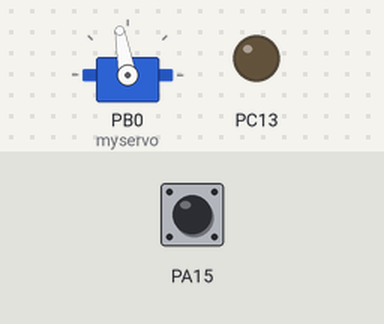
This sketch was run on a simulated STM32 Blue Pill. On the bench: servo, output pins drawn as LEDs (lit = HIGH). Inputs (shaded band) come from the test bench; at power-on: PA15 HIGH.

Above: at 1.2 s.
1.3 s: PA15 pulled LOW for 0.15 s
At 1.4 s:
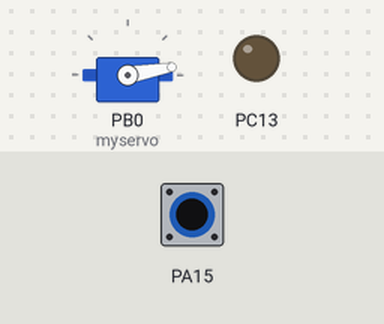
3.0 s: PA15 pulled LOW for 3.2 s
At 6.8 s:
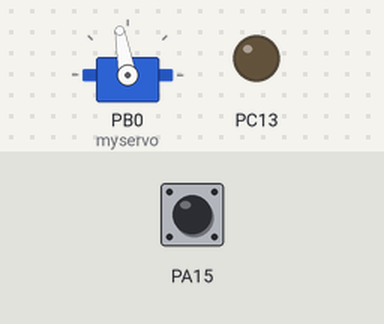
Timing chart, 0 to 8.3 s (numbered marks = the images above; inputs shaded):
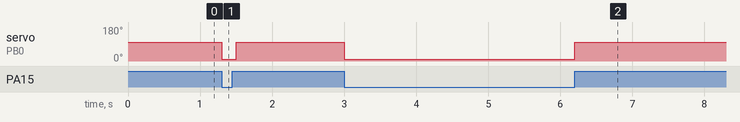

The sketch:

stFirstGo.ino
```cpp
#include <Servo.h>
Servo myservo;
void setup() {
  // put your setup code here, to run once:
 // myservo.attach(PB1);
 myservo.attach(PB0);
 pinMode(PB4, INPUT_PULLUP);//for button
 pinMode(PC13, OUTPUT);
 pinMode(PA15, INPUT_PULLUP);
}

void loop() {
  // put your main code here, to run repeatedly:
  if(digitalRead(PA15) == HIGH){
     myservo.write(100);
    delay(100);
  }
  else{
    myservo.write(10);
    delay(100);
  }


}
```

Measured:
- after the input at 1.3 s, servo on PB0 (myservo): 100° → 10° at once, → 100° 0.20 s later
- after the input at 3.0 s, servo on PB0 (myservo): 100° → 10° at once, → 100° 3.2 s later
